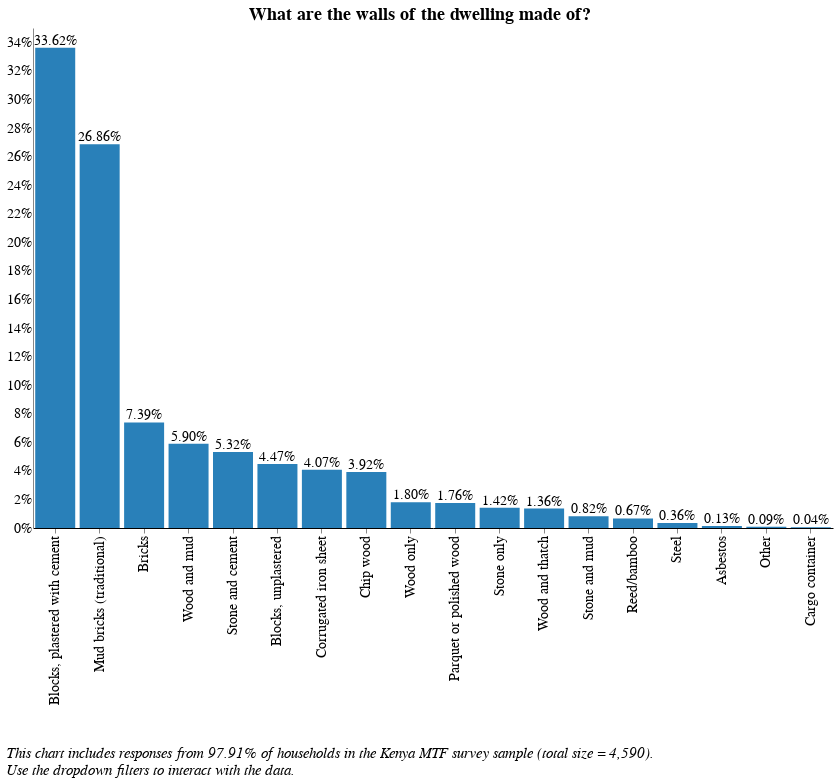

This figure's notebook cell:
### Code cell
alt.data_transformers.disable_max_rows()
source1 = module4[module4[['b_b_10']].notnull().all(1)]

c_1 = source1['b_b_10'] != 'NaN'
c_2 = source1['elc_aggr_tier'] != 'NaN'

source = source1[conjunction(c_1,c_2)]
df = source[['elc_aggr_tier','b_b_10', 'locality_ur']]

base = alt.Chart(df).transform_joinaggregate(
    total = 'count(*)'
).transform_calculate(
    pct = '1 / datum.total'
).encode(
    x = alt.X('b_b_10:N', 
              sort=alt.EncodingSortField(field="b_b_10", op="count", order='descending'),
              axis = alt.Axis(title = ' ')),
    y = alt.Y('sum(pct):Q', axis = alt.Axis(title = "", format = '%')),
    #color = alt.Color('b_b_10', legend=None),
    tooltip = alt.Tooltip('b_b_10')
).properties(
    height = 500,
    width = 800)
     
locality_options = [None, 'Urban', 'Rural']
locality_labels = ['National', 'Urban', 'Rural']

locality_dropdown=alt.binding_select(
    options= locality_options, 
    labels = locality_labels, 
    name = "Locality Breakdown  ")
locality_select=alt.selection_single(
    fields=['locality_ur'],
    bind=locality_dropdown)

tiers = [None, 'Tier 0', 'Tier 1', 'Tier 2', 'Tier 3', 'Tier 4', 'Tier 5']
tier_labels = ['All Tiers', 'Tier 0', 'Tier 1', 'Tier 2', 'Tier 3', 'Tier 4', 'Tier 5']
tier_dropdown=alt.binding_select(options=tiers, 
                                 labels = tier_labels, 
                                 name = "Electricity Tier  ")
tier_select=alt.selection_single(fields=['elc_aggr_tier'],
                                bind=tier_dropdown)

chart = (base.mark_bar(size = 40,color= '#2980B9') + base.mark_text(
    align = 'center', baseline='bottom', size = 13.5
).encode(
    text = alt.Text('sum(pct):Q', format = '.2%'))
).add_selection(
    locality_select
).transform_filter(
    locality_select
).add_selection(
    tier_select
).transform_filter(
    tier_select 
).properties(
    height = 500,
    width = 800
)

chart = chart.properties(
    title={
      "text": ["What are the walls of the dwelling made of?"],
      "color": "black",
        "font": 'Times New Roman'
    }
)

final = alt.concat(chart,
    title=alt.TitleParams(
        ['', '',  
         'This chart includes responses from 97.91% of households in the Kenya MTF survey sample (total size = 4,590).',
         'Use the dropdown filters to interact with the data.'],
        baseline='bottom',
        orient='bottom',
        anchor='start',
        font = 'Times New Roman',
        fontWeight='normal',
        fontStyle = "italic",
        fontSize=15)
)

final = final.configure(font = 'Times New Roman')
final

### Figure 1 — Vega-Lite specification as saved in the notebook (floating-point values rounded to 4 significant figures; data arrays with more than 128 entries replaced by an {"elided": "..."} marker saying what was removed)
{"width": 800, "height": 400, "config": {"title": {"fontSize": 18, "font": "Times New Roman", "anchor": "center", "fontColor": "#000000"}, "axisX": {"domain": true, "domainColor": "#000000", "grid": false, "labelFont": "Times New Roman", "labelFontSize": 14, "titleFont": "Times New Roman", "titleFontSize": 14, "titleFontWeight": "normal", "title": "X Axis Title (units)"}, "axisY": {"domain": true, "grid": false, "gridColor": "#DEDDDD", "gridWidth": 1, "labelFont": "Times New Roman", "labelFontSize": 14, "labelAngle": 0, "ticks": false, "titleFont": "Times New Roman", "titleFontSize": 14, "titleFontWeight": "normal", "titlePadding": 10, "title": "Y Axis Title (units)"}, "range": {"category": ["#2980B9", "#003366", "#FFAE19", "#D68910", "#E67E22", "#D35400", "#FF4500", "#FF6162", "#438B28", "#45B39D", "#99ADC1", "#212F3C"]}, "legend": {"labelFont": "Times New Roman", "labelFontSize": 14, "symbolType": "square", "symbolSize": 100, "titleFont": "Times New Roman", "titleFontSize": 14, "titleFontWeight": "normal", "title": "Legend", "orient": "right", "offset": 0}, "tooltip": {"font": "Open Sans"}, "view": {"stroke": "transparent", "text": {"font": "Times New Roman", "color": ["#2980B9", "#003366", "#FFAE19", "#D68910", "#E67E22", "#D35400", "#FF4500", "#FF6162", "#438B28", "#45B39D", "#99ADC1", "#212F3C"], "fontSize": 14, "align": "right", "fontWeight": 400, "size": 14}, "bar": {"size": 40, "binSpacing": 1, "continuousBandSize": 30, "discreteBandSize": 30, "fill": ["#2980B9", "#003366", "#FFAE19", "#D68910", "#E67E22", "#D35400", "#FF4500", "#FF6162", "#438B28", "#45B39D", "#99ADC1", "#212F3C"], "stroke": false}}, "font": "Times New Roman"}, "concat": [{"layer": [{"mark": {"type": "bar", "color": "#2980B9", "size": 40}, "encoding": {"tooltip": {"type": "nominal", "field": "b_b_10"}, "x": {"type": "nominal", "axis": {"title": " "}, "field": "b_b_10", "sort": {"field": "b_b_10", "op": "count", "order": "descending"}}, "y": {"type": "quantitative", "aggregate": "sum", "axis": {"format": "%", "title": ""}, "field": "pct"}}, "height": 500, "selection": {"selector006": {"type": "single", "fields": ["locality_ur"], "bind": {"input": "select", "options": [null, "Urban", "Rural"], "labels": ["National", "Urban", "Rural"], "name": "Locality Breakdown  "}}, "selector007": {"type": "single", "fields": ["elc_aggr_tier"], "bind": {"input": "select", "options": [null, "Tier 0", "Tier 1", "Tier 2", "Tier 3", "Tier 4", "Tier 5"], "labels": ["All Tiers", "Tier 0", "Tier 1", "Tier 2", "Tier 3", "Tier 4", "Tier 5"], "name": "Electricity Tier  "}}}, "transform": [{"joinaggregate": [{"op": "count", "field": "*", "as": "total"}]}, {"calculate": "1 / datum.total", "as": "pct"}], "width": 800}, {"mark": {"type": "text", "align": "center", "baseline": "bottom", "size": 13.5}, "encoding": {"text": {"type": "quantitative", "aggregate": "sum", "field": "pct", "format": ".2%"}, "tooltip": {"type": "nominal", "field": "b_b_10"}, "x": {"type": "nominal", "axis": {"title": " "}, "field": "b_b_10", "sort": {"field": "b_b_10", "op": "count", "order": "descending"}}, "y": {"type": "quantitative", "aggregate": "sum", "axis": {"format": "%", "title": ""}, "field": "pct"}}, "height": 500, "transform": [{"joinaggregate": [{"op": "count", "field": "*", "as": "total"}]}, {"calculate": "1 / datum.total", "as": "pct"}], "width": 800}], "height": 500, "title": {"text": ["What are the walls of the dwelling made of?"], "color": "black", "font": "Times New Roman"}, "transform": [{"filter": {"selection": "selector006"}}, {"filter": {"selection": "selector007"}}], "width": 800}], "data": {"name": "data-9c44a79bfdeed87054cb816781189ddb"}, "title": {"text": ["", "", "This chart includes responses from 97.91% of households in the Kenya MTF survey sample (total size = 4,590).", "Use the dropdown filters to interact with the data."], "anchor": "start", "baseline": "bottom", "font": "Times New Roman", "fontSize": 15, "fontStyle": "italic", "fontWeight": "normal", "orient": "bottom"}, "$schema": "https://vega.github.io/schema/vega-lite/v4.8.1.json", "datasets": {"data-9c44a79bfdeed87054cb816781189ddb": {"elided": "4494 records"}}}
